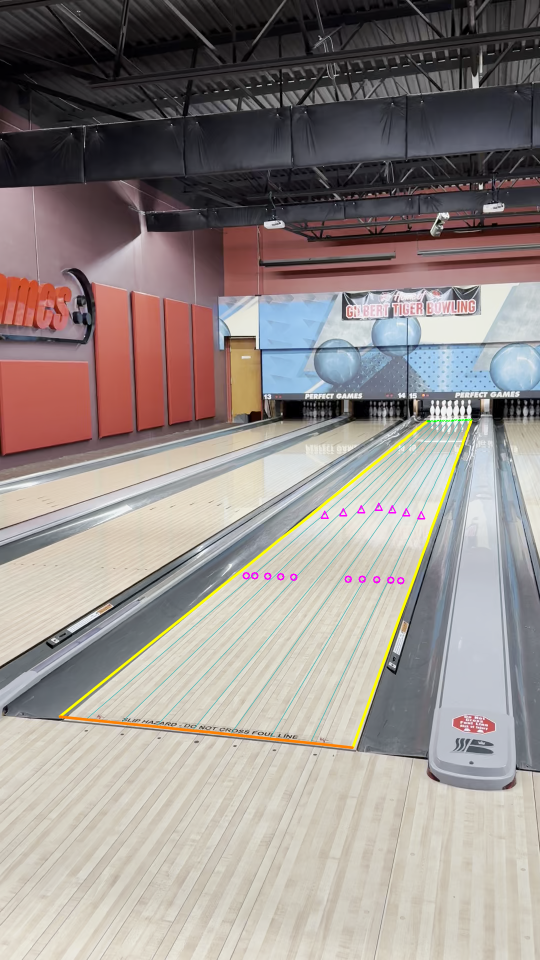
#> input picture experiments/calibration_v11/overlays/IMG_5105_overlay.png, 1080 x 1920 px (shown at 1/2 size)
$ python -i lanefit.py   (imports and definitions only)   (older library calls are emulated)
#> lines starting #> are read from the running program, lines starting #| are printed output that depends on the picture
"""Feature-based lane calibration proposal (experiment 1b).

Pipeline on one frame, all at half resolution except the final numbers:

1. Vanishing point. LSD segments below the masking unit, RANSAC for the point
   most long steep segments point at (every lane edge, gutter, capping and
   board seam in the house is parallel, so they share it).
2. Lane strip. Resample the image so lines through the vanishing point become
   columns (u = dx / dy around the VP). In that view every lane is a vertical
   bright strip with dark gutters either side. The subject lane is the widest
   bright strip, which is the lane the phone stands behind. Its edges are the
   strongest signed column gradients near the strip ends.
3. Foul line. A dark painted line running from one lane edge to the other:
   grid search over its two end heights for the line whose median black-hat
   response across the lane is largest.
4. Depth and cross-lane foreshortening. With both edges and the foul line
   fixed, two parameters remain (depth scale e and the cross-lane term g).
   Scored by the arrow V (seven dark marks at boards 5..35, centre at 15 ft,
   0.5 ft nearer per arrow outward) and, separately, by the pin deck (the
   head pin spot at 60 ft and the visible pins as bright blobs).
5. The lane model is fit to all features at once: the edges and foul line
   are kept, (g, e) is chosen by the arrow score, and the pin score is used
   only to break ties and to report whether it agrees.

Returns the four app corners in display pixels plus a feature report.
"""
import cv2
import numpy as np

ARROW_BOARDS = np.array([5, 10, 15, 20, 25, 30, 35], float)
# (board, feet) of the ten pin spots: 12 in apart in a row (11.28 boards),
# rows 10.39 in deep, each row offset half a spacing
PIN_SPOTS = []
# [3 lines not run here, left out]
PIN_SPOTS = np.array(PIN_SPOTS)


def t_of_board(b):
    return (b - 0.5) / 39.0


def arrow_lane_points(apex=15.0, step=0.5):
    f = apex - np.abs(ARROW_BOARDS - 20) / 5 * step
    return np.c_[t_of_board(ARROW_BOARDS), f]


# ------------------------------------------------------------- primitives

def segments(gray):
    lsd = cv2.createLineSegmentDetector(cv2.LSD_REFINE_STD)
    lines = lsd.detect(gray)[0]
    return np.zeros((0, 4)) if lines is None else lines[:, 0, :].astype(float)


def vanishing_point(segs, h, w, iters=3000, tol_deg=1.0, seed=0):
    """RANSAC over pairs of steep segments; score = total length of segments
    whose direction points at the candidate within tol."""
    x1, y1, x2, y2 = segs.T
    dx, dy = x2 - x1, y2 - y1
    length = np.hypot(dx, dy)
    ang = np.degrees(np.arctan2(np.abs(dy), np.abs(dx)))
    mid_y = (y1 + y2) / 2
    keep = (length > 0.03 * h) & (ang > 12) & (ang < 88) & (mid_y > 0.35 * h)
    s = segs[keep]
    L = length[keep]
    if len(s) < 4:
        return None, keep
    # homogeneous lines
    p1 = np.c_[s[:, :2], np.ones(len(s))]
    p2 = np.c_[s[:, 2:], np.ones(len(s))]
    lines = np.cross(p1, p2)
    mids = (s[:, :2] + s[:, 2:]) / 2
    dirs = (s[:, 2:] - s[:, :2]) / np.linalg.norm(s[:, 2:] - s[:, :2], axis=1, keepdims=True)
    rng = np.random.default_rng(seed)
    prob = L / L.sum()
    best, best_score = None, -1
    cos_tol = np.cos(np.radians(tol_deg))
    for _ in range(iters):
        i, j = rng.choice(len(s), 2, replace=False, p=prob)
        v = np.cross(lines[i], lines[j])
        if abs(v[2]) < 1e-9:
            continue
        v = v[:2] / v[2]
        if not (-2 * w < v[0] < 3 * w and -h < v[1] < 0.6 * h):
            continue
        to = v - mids
        to /= np.linalg.norm(to, axis=1, keepdims=True) + 1e-9
        c = np.abs((to * dirs).sum(1))
        score = L[c > cos_tol].sum()
        if score > best_score:
            best, best_score = v, score
    if best is None:
        return None, keep
    # least-squares refine on inliers: minimise distance of VP to inlier lines
    for _ in range(3):
        to = best - mids
        to /= np.linalg.norm(to, axis=1, keepdims=True) + 1e-9
        inl = np.abs((to * dirs).sum(1)) > cos_tol
        ln = lines[inl] / np.linalg.norm(lines[inl][:, :2], axis=1, keepdims=True)
        wts = L[inl]
        A = ln[:, :2] * wts[:, None]
        b = -ln[:, 2] * wts
        best = np.linalg.lstsq(A, b, rcond=None)[0]
    return best, keep


class VPView:
    """Resampling where every line through the vanishing point is a column:
    column = u (dx/dy around the VP), row = image y."""

    def __init__(self, vp, h, w, n_cols=1400, y0_frac=0.12, u_frac=0.3):
        self.vp = vp
        self.h, self.w = h, w
        y0 = vp[1] + y0_frac * (h - vp[1])
        yu = vp[1] + u_frac * (h - vp[1])
        us = [(0 - vp[0]) / (yu - vp[1]), (w - vp[0]) / (yu - vp[1]),
              (0 - vp[0]) / (h - vp[1]), (w - vp[0]) / (h - vp[1])]
        self.umin, self.umax = min(us), max(us)
        self.us = np.linspace(self.umin, self.umax, n_cols)
        self.ys = np.arange(int(np.ceil(y0)), h)

    def sample(self, img):
        U, Y = np.meshgrid(self.us, self.ys)
        X = self.vp[0] + U * (Y - self.vp[1])
        return cv2.remap(img, X.astype(np.float32), Y.astype(np.float32), cv2.INTER_LINEAR,
                         borderMode=cv2.BORDER_CONSTANT, borderValue=-1 if img.dtype == np.float32 else 0)

    def col_to_u(self, c):
        return self.umin + c * (self.umax - self.umin) / (len(self.us) - 1)


def edge_line(vp, u):
    """Image line x = vp.x + u (y - vp.y) through the VP, as (point, direction)."""
    return vp, np.array([u, 1.0])


def x_on(vp, u, y):
    return vp[0] + u * (y - vp[1])


# ------------------------------------------------------------- lane strip

def find_lane_strip(gray, vp, report):
    h, w = gray.shape
    view = VPView(vp, h, w)
    g = gray.astype(np.float32)
    valid = view.sample(np.ones_like(g, np.float32) * 1.0)
    P = view.sample(g)
    # band of rows where the lanes are seen at mid distance: 12% to 45% of the
    # way from the VP down to the bottom of the frame
    Ys = view.ys - vp[1]
    band = (Ys > 0.10 * (h - vp[1])) & (Ys < 0.45 * (h - vp[1]))
    Pb = np.where(valid[band] > 0.99, P[band], np.nan)
    cover = np.mean(~np.isnan(Pb), axis=0)
    prof = np.nanmedian(np.where(cover[None, :] > 0.3, Pb, np.nan), axis=0)
    prof = np.where(cover > 0.3, prof, np.nan)
    # bright runs = lanes; threshold between the dark gutters and the wood
    v = prof[~np.isnan(prof)]
    if len(v) < 50:
        return None
    thr = 0.5 * (np.percentile(v, 15) + np.percentile(v, 85))
    bright = np.nan_to_num(prof, nan=0) > thr
    runs, start = [], None
    for i, b in enumerate(np.r_[bright, False]):
        if b and start is None:
            start = i
        elif not b and start is not None:
            runs.append((start, i - 1))
            start = None
    if not runs:
        return None
    # In u every lane has the same width (u is lateral ground position over
    # camera height), so width can't pick the lane. The subject lane is the
    # one the phone stands behind: the bright strip covering the most image
    # area below the VP (nearer lanes reach the bottom of the frame).
    du = (view.umax - view.umin) / (len(view.us) - 1)
    wmax = max(r[1] - r[0] for r in runs)
    cand = [r for r in runs if r[1] - r[0] >= 0.5 * wmax]
    area_map = (valid > 0.99) * (view.ys - vp[1])[:, None]
    lo, hi = max(cand, key=lambda r: float(area_map[:, r[0]:r[1] + 1].sum()))
    report["strip_candidates"] = len(cand)
    # signed column gradient summed over the band (lane edge = strongest
    # dark->bright on the left side, bright->dark on the right)
    Pg = np.where(valid > 0.99, P, np.nan)
    gx = np.diff(Pg[band], axis=1)
    colg = np.nanmean(gx, axis=0)
    win = max(4, int(0.15 * (hi - lo)))
    l0, l1 = max(0, lo - win), min(len(colg) - 1, lo + win)
    r0, r1 = max(0, hi - win), min(len(colg) - 1, hi + win)
    li = l0 + int(np.nanargmax(colg[l0:l1 + 1]))
    ri = r0 + int(np.nanargmin(colg[r0:r1 + 1]))
    u_left = view.umin + (li + 0.5) * du
    u_right = view.umin + (ri + 0.5) * du
    report["strip_runs"] = len(runs)
    report["strip_width_cols"] = int(hi - lo)
    return u_left, u_right, view, P, prof


def refine_edge(gray_f, vp, u, sign, y_lo, y_hi, half_px=10):
    """Fit the lane edge as an unconstrained image line: on every row between
    y_lo and y_hi find the strongest signed horizontal gradient within
    half_px of the VP line, then a robust line fit x = a y + b."""
    gx = cv2.Sobel(gray_f, cv2.CV_32F, 1, 0, ksize=3)
    pts = []
    for y in range(int(y_lo), int(y_hi), 2):
        xc = x_on(vp, u, y)
        x0, x1 = int(xc - half_px), int(xc + half_px)
        if x0 < 1 or x1 >= gray_f.shape[1] - 1:
            continue
        seg = sign * gx[y, x0:x1 + 1]
        k = int(np.argmax(seg))
        if seg[k] <= 0:
            continue
        pts.append((x0 + k, y, seg[k]))
    if len(pts) < 10:
        return None
    pts = np.array(pts)
    a, b = np.polyfit(pts[:, 1], pts[:, 0], 1)
    for _ in range(3):
        r = pts[:, 0] - (a * pts[:, 1] + b)
        mad = np.median(np.abs(r)) + 0.5
        k = np.abs(r) < 2.5 * mad
        a, b = np.polyfit(pts[k, 1], pts[k, 0], 1, w=np.sqrt(pts[k, 2]))
    return a, b


# ------------------------------------------------------------- foul line

def find_foul_line(gray_f, left, right, vp, report):
    """left/right: (a, b) with x = a y + b. Search the two end heights."""
    h, w = gray_f.shape
    k = max(5, int(round(0.012 * h)) | 1)
    bh = cv2.morphologyEx(gray_f, cv2.MORPH_BLACKHAT, cv2.getStructuringElement(cv2.MORPH_RECT, (1, k)))
    bh = cv2.GaussianBlur(bh, (3, 3), 0)
    y_lo = vp[1] + 0.25 * (h - vp[1])
    ys = np.arange(int(y_lo), h - 2, 2)
    n = 48
    s = np.linspace(0.06, 0.94, n)
    best = (-1, None)
    # coarse grid on both ends
    xl = left[0] * ys + left[1]
    xr = right[0] * ys + right[1]
    for i, yl in enumerate(ys):
        if not (0 <= xl[i] < w):
            pass
        yr = ys
        X = xl[i] + (xr - xl[i])[:, None] * s[None, :]
        Y = yl + (yr - yl)[:, None] * s[None, :]
        ok = (X >= 0) & (X < w - 1) & (Y >= 0) & (Y < h - 1)
        vals = cv2.remap(bh, X.astype(np.float32), Y.astype(np.float32), cv2.INTER_LINEAR)
        vals = np.where(ok, vals, np.nan)
        frac = ok.mean(1)
        med = np.nanpercentile(vals, 30, axis=1)
        med = np.where(frac > 0.6, med, -1)
        # a foul line is nearly perpendicular to the lane: reject end
        # heights that differ by more than the lane's own width
        width = np.abs(xr - xl[i])
        med = np.where(np.abs(yr - yl) < 0.5 * width, med, -1)
        j = int(np.argmax(med))
        if med[j] > best[0]:
            best = (med[j], (yl, ys[j]))
    if best[1] is None:
        return None
    yl, yr = best[1]
    # fine search +-4 px
    fine = (-1, None)
    for dl in np.arange(-4, 4.5, 0.5):
        for dr in np.arange(-4, 4.5, 0.5):
            a, b = yl + dl, yr + dr
            xa, xb = left[0] * a + left[1], right[0] * b + right[1]
            X = xa + (xb - xa) * s
            Y = a + (b - a) * s
            v = cv2.remap(bh, X.astype(np.float32)[None], Y.astype(np.float32)[None], cv2.INTER_LINEAR)[0]
            m = np.percentile(v, 30)
            if m > fine[0]:
                fine = (m, (a, b))
    report["foul_score"] = float(fine[0])
    report["foul_contrast"] = float(fine[0] / (np.median(bh) + 1e-3))
    return fine[1]


# ------------------------------------------------------------- lane model

def base_homography(left, right, foul):
    """Lane->image homography with t=0 on the right edge, t=1 on the left,
    feet 0 on the foul line, and the lane direction at the VP. The far points
    are placed on the edges at an arbitrary row, so depth scale (e) and the
    cross-lane term (g) are left free: H = H0 @ L(g, e)."""
    yl, yr = foul
    nl = np.array([left[0] * yl + left[1], yl])
    nr = np.array([right[0] * yr + right[1], yr])
    # far points: where the edges reach 40% of the way to their intersection
    a1, b1 = left
    a2, b2 = right
    yv = (b2 - b1) / (a1 - a2)
    yfl = yl + 0.6 * (yv - yl)
    yfr = yr + 0.6 * (yv - yr)
    fl = np.array([a1 * yfl + b1, yfl])
    fr = np.array([a2 * yfr + b2, yfr])
    src = np.float32([(0, 0), (1, 0), (1, 1), (0, 1)])
    dst = np.float32([nr, nl, fl, fr])
    return cv2.getPerspectiveTransform(src, dst).astype(float)


# [4 lines left out: function L_of, not called in this run]


def proj(H, pts):
    p = np.c_[pts, np.ones(len(pts))] @ H.T
    return p[:, :2] / p[:, 2:3]


def _maps(gray_f, scale_px):
    """Black-hat (dark marks: arrows) and top-hat (bright pins) images at
    full resolution; scale_px ~ image height / 1000."""
    ka = max(5, int(round(7 * scale_px)) | 1)
    bh = cv2.morphologyEx(gray_f, cv2.MORPH_BLACKHAT,
                          cv2.getStructuringElement(cv2.MORPH_ELLIPSE, (ka, ka)))
    bh = cv2.GaussianBlur(bh, (3, 3), 0)
    kp = max(9, int(round(25 * scale_px)) | 1)
    th = cv2.morphologyEx(gray_f, cv2.MORPH_TOPHAT,
                          cv2.getStructuringElement(cv2.MORPH_RECT, (kp, 1)))
    th = cv2.GaussianBlur(th, (3, 3), 0)
    return bh, th


def _sample_many(img, pts):
    """pts (..., 2) -> values (...), zero outside the image."""
    h, w = img.shape
    flat = np.nan_to_num(pts.reshape(-1, 2), nan=-10.0, posinf=-10.0, neginf=-10.0)
    ok = (flat[:, 0] >= 0) & (flat[:, 0] < w - 1) & (flat[:, 1] >= 0) & (flat[:, 1] < h - 1)
    x = np.clip(flat[:, 0], 0, w - 1.001)
    y = np.clip(flat[:, 1], 0, h - 1.001)
    x0, y0 = x.astype(int), y.astype(int)
    fx, fy = x - x0, y - y0
    v = (img[y0, x0] * (1 - fx) * (1 - fy) + img[y0, x0 + 1] * fx * (1 - fy)
         + img[y0 + 1, x0] * (1 - fx) * fy + img[y0 + 1, x0 + 1] * fx * fy)
    return np.where(ok, v, 0.0).reshape(pts.shape[:-1])


def _proj_many(Hs, lane):
    p = np.einsum("...ij,nj->...ni", Hs, np.c_[lane, np.ones(len(lane))])
    return p[..., :2] / p[..., 2:3]


def fit_depth(gray_full, H0_full, report):
    """Grid search of the two free parameters (g, e) against the arrow marks
    and the pin deck, separately and jointly. H0_full maps lane -> full-res px."""
    h, w = gray_full.shape
    bh, th = _maps(gray_full, h / 1000.0)
    gs = np.linspace(-0.6, 1.5, 106)
    es = np.exp(np.linspace(np.log(0.002), np.log(0.08), 300))
    G, E = np.meshgrid(gs, es, indexing="ij")
    Ls = np.zeros(G.shape + (3, 3))
    Ls[..., 0, 0] = 1 + G
    Ls[..., 1, 1] = E
    Ls[..., 2, 0] = G
    Ls[..., 2, 2] = 1
    Hs = np.einsum("ij,abjk->abik", H0_full, Ls)

    # arrows: all seven dark, the gaps between them not (drop the weakest
    # arrow so one worn or occluded mark doesn't sink the score)
    arrows = arrow_lane_points()
    ctrl = np.c_[t_of_board(ARROW_BOARDS[:-1] + 2.5), arrows[:-1, 1]]
    va = _sample_many(bh, _proj_many(Hs, arrows))
    vc = _sample_many(bh, _proj_many(Hs, ctrl))
    A = np.sort(va, axis=-1)[..., 1:].mean(-1) - vc.mean(-1)

    # pins: bright bodies standing on the ten spots; sample 3 to 12 boards'
    # worth of pixels up the image from each spot
    pins = np.c_[t_of_board(PIN_SPOTS[:, 0]), PIN_SPOTS[:, 1]]
    pp = _proj_many(Hs, pins)
    bpx = np.linalg.norm(_proj_many(Hs, pins + np.array([1 / 39.0, 0])) - pp, axis=-1, keepdims=True)
    vals = [_sample_many(th, pp - np.concatenate([np.zeros_like(bpx), k * bpx], -1)) for k in (3, 6, 9, 12)]
    Pn = np.mean(vals, axis=0).mean(-1)

    # [4 lines left out: function z, not called in this run]

    J = z(A) + z(Pn)
    out = {}
    for name, S in (("arrows", A), ("pins", Pn), ("joint", J)):
        i, j = np.unravel_index(np.argmax(S), S.shape)
        out[name] = (float(gs[i]), float(es[j]), float(S[i, j]))
    report["arrow_z"] = float(z(A).max())
    report["pin_z"] = float(z(Pn).max())
    scales = (np.median(np.abs(A - np.median(A))) + 1e-6, np.median(np.abs(Pn - np.median(Pn))) + 1e-6)
    return out, (bh, th, scales)


# [54 lines left out: functions _quads_to_H, refine_far, not called in this run]


# ------------------------------------------------------------- driver

def detect(frame_bgr, scale=0.5, mode="joint"):
    """Propose the four app corners for one display frame. mode picks what
    fixes depth and cross-lane skew: 'arrows', 'pins', 'joint', or 'all'
    (a dict of all three)."""
    report = {}
    small = cv2.resize(frame_bgr, None, fx=scale, fy=scale, interpolation=cv2.INTER_AREA)
    gray = cv2.cvtColor(small, cv2.COLOR_BGR2GRAY)
    h, w = gray.shape
    vp, _ = vanishing_point(segments(gray), h, w)
    if vp is None:
        return None, {"fail": "vp"}
    report["vp"] = (vp / scale).tolist()
    strip = find_lane_strip(gray, vp, report)
    if strip is None:
        return None, {**report, "fail": "strip"}
    u_left, u_right = strip[:2]
    gf = gray.astype(np.float32)
    y_lo = vp[1] + 0.12 * (h - vp[1])
    left = refine_edge(gf, vp, u_left, +1, y_lo, h - 1) or (u_left, vp[0] - u_left * vp[1])
    right = refine_edge(gf, vp, u_right, -1, y_lo, h - 1) or (u_right, vp[0] - u_right * vp[1])
    report["edge_left"], report["edge_right"] = list(left), list(right)
    foul = find_foul_line(gf, left, right, vp, report)
    if foul is None:
        return None, {**report, "fail": "foul"}
    H0f = np.diag([1 / scale, 1 / scale, 1]) @ base_homography(left, right, foul)
    gray_full = cv2.cvtColor(frame_bgr, cv2.COLOR_BGR2GRAY).astype(np.float32)
    res, maps = fit_depth(gray_full, H0f, report)
    lane = np.array([(0, 0), (1, 0), (1, 60), (0, 60)], float)
    g, e, _ = res["joint"]
    refined = refine_far(proj(H0f @ L_of(g, e), lane), maps, report)
    out = {}
    for name, (g, e, _) in list(res.items()) + [("refined", (None, None, None))]:
        Hf = (cv2.getPerspectiveTransform(lane.astype(np.float32), refined.astype(np.float32)).astype(float)
              if name == "refined" else H0f @ L_of(g, e))
        out[name] = (proj(Hf, lane), {
            "g": g, "e": e,
            "arrows_px": proj(Hf, arrow_lane_points()).tolist(),
            "headpin_px": proj(Hf, np.array([[0.5, 60.0]]))[0].tolist(),
            "foul_px": proj(Hf, np.array([[0, 0], [1, 0]], float)).tolist()})
    if mode == "all":
        return out, report
    corners, extra = out[mode]
    report.update(extra)
    return corners, report

>>> import cv2
>>> picture = cv2.imread('../calibration_v11/overlays/IMG_5105_overlay.png')
#> picture is the input picture: shape (1920, 1080, 3); mean B, G, R 138, 141.8, 150.5
>>> result = detect(picture)
#> in detect, `small = cv2.resize(frame_bgr, None, fx=scale, fy=scale, interpolation=..`:
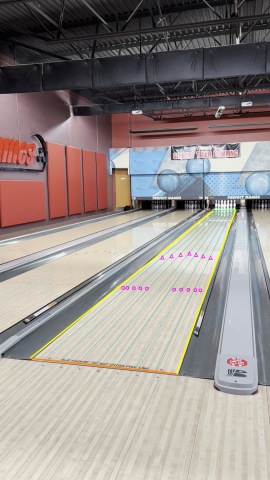
#> small: shape (960, 540, 3) (shown at 1/2 size); mean B, G, R 138.2, 141.9, 150.6
#> in detect, `gray = cv2.cvtColor(small, cv2.COLOR_BGR2GRAY)`:
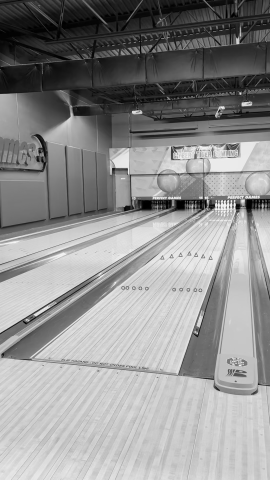
#> gray: shape (960, 540) (shown at 1/2 size); min 0, max 252, mean 144.1
#> in segments, `lines = lsd.detect(gray)[0]`: lines = 1378 rows, first 6: [470.5, 418.1, 470.7, 400.6], [478.2, 86.92, 477.7, 73.14], [412.7, 399.4, 412.7, 413.1], [463.8, 414.4, 463.7, 400.6], [273.2, 220.1, 265.4, 221.1], [396.3, 663, 407.9, 624.3]
#> in vanishing_point, `x1, y1, x2, y2 = segs.T`: x1 = 1378 values, max 538.8 at index 623, min 0.221 at index 112, mean 290.5; y1 = 1378 values, max 958.4 at index 768, min -0.553 at index 212, mean 381.5; x2 = 1378 values, max 538.8 at index 117, min 0.0819 at index 76, mean 289.6; y2 = 1378 values, max 958.4 at index 1001, min -0.542 at index 472, mean 382.6
#> in vanishing_point, `dx, dy = x2 - x1, y2 - y1`: dx = 1378 values, max 390 at index 881, min -314.1 at index 238, mean -0.893; dy = 1378 values, max 211.8 at index 912, min -217.5 at index 448, mean 1.06
#> in vanishing_point, `length = np.hypot(dx, dy)`: length = 1378 values, max 392.7 at index 881, min 1.25 at index 71, mean 32.02
#> in vanishing_point, `ang = np.degrees(np.arctan2(np.abs(dy), np.abs(dx)))`: ang = 1378 values, max 90 at index 71, min 0.0257 at index 110, mean 44.99
#> in vanishing_point, `mid_y = (y1 + y2) / 2`: mid_y = 1378 values, max 953.2 at index 1147, min 1.91 at index 934, mean 382.1
#> in vanishing_point, `s = segs[keep]`: s = 248 rows, first 6: [396.3, 663, 407.9, 624.3], [71.89, 631.9, 102.7, 612.4], [1.4, 664.4, 270.6, 498.1], [107.3, 602.6, 67.41, 627.7], [354.8, 747.8, 415.7, 572.7], [408.3, 418.4, 276.9, 503.7]
#> in vanishing_point, `L = length[keep]`: L = 248 values, max 331.3 at index 39, min 28.86 at index 237, mean 78.62
#> in vanishing_point, `p1 = np.c_[s[:, :2], np.ones(len(s))]`: p1 = 248 rows, first 8: [396.3, 663, 1], [71.89, 631.9, 1], [1.4, 664.4, 1], [107.3, 602.6, 1], [354.8, 747.8, 1], [408.3, 418.4, 1], [430.3, 414, 1], [268, 417.6, 1]
#> in vanishing_point, `p2 = np.c_[s[:, 2:], np.ones(len(s))]`: p2 = 248 rows, first 8: [407.9, 624.3, 1], [102.7, 612.4, 1], [270.6, 498.1, 1], [67.41, 627.7, 1], [415.7, 572.7, 1], [276.9, 503.7, 1], [401.5, 436.7, 1], [0.316, 480.6, 1]
#> in vanishing_point, `lines = np.cross(p1, p2)`: lines = 248 rows, first 8: [38.64, 11.63, -23021.6], [19.47, 30.8, -20860.3], [166.3, 269.2, -179089.8], [-25.12, -39.93, 26756.1], [175.1, 60.86, -107653.3], [-85.37, -131.4, 89820.4], [-22.72, -28.84, 21717.9], [-62.93, -267.7, 128662.4]
#> in vanishing_point, `mids = (s[:, :2] + s[:, 2:]) / 2`: mids = 248 pairs, first value 14.17 to 535.8, second value 359.4 to 940.6
#> in vanishing_point, `dirs = (s[:, 2:] - s[:, :2]) / np.linalg.norm(s[:, 2:] - s[:, :2], axi..`: dirs = 248 pairs, first value -0.978 to 0.973, second value -0.999 to 0.999
#> in vanishing_point, `prob = L / L.sum()`: prob = 248 values, max 0.017 at index 39, min 0.00148 at index 237, mean 0.00403
#> the loop in vanishing_point, `for _ in range(iters):` made 3000 passes
#> (i, j, score, best, best_score) on passes 1, 6, 11, 19, 83, 127, 132, 1562: (128, 49, 12295.9, [493.7, 356.3], 12295.9), (174, 1, 15706.1, [485.5, 370.5], 15706.1), (4, 22, 15817.1, [488.1, 364.4], 15817.1), (96, 198, 16420.9, [490.2, 368.2], 16420.9), (160, 57, 16534.8, [488.8, 365.6], 16534.8), (162, 96, 16743.6, [488.9, 369.2], 16743.6), (39, 69, 16868.8, [489.1, 366.4], 16868.8), (228, 20, 16889.9, [489.2, 366.4], 16889.9)
#> after the loop in vanishing_point, `for _ in range(iters):`: best_score = 16920.3
#> the loop in vanishing_point, `for _ in range(3):` made 3 passes
#> best on passes 1 to 3: [487.6, 366], [487.5, 365.9], [487.4, 365.9]
#> in detect, `vp, _ = vanishing_point(segments(gray), h, w)`: vp = [487.4, 365.9]
#> in __init__, `y0 = vp[1] + y0_frac * (h - vp[1])`: y0 = 437.2
#> in __init__, `yu = vp[1] + u_frac * (h - vp[1])`: yu = 544.1
#> in __init__, `us = [(0 - vp[0]) / (yu - vp[1]), (w - vp[0]) / (yu - vp[1]), (0 - vp[..`: us = [-2.73, 0.295, -0.82, 0.0885]
#> in __init__, `self.umin, self.umax = min(us), max(us)`: self.umin = -2.73; self.umax = 0.295
#> in sample, `X = self.vp[0] + U * (Y - self.vp[1])`:
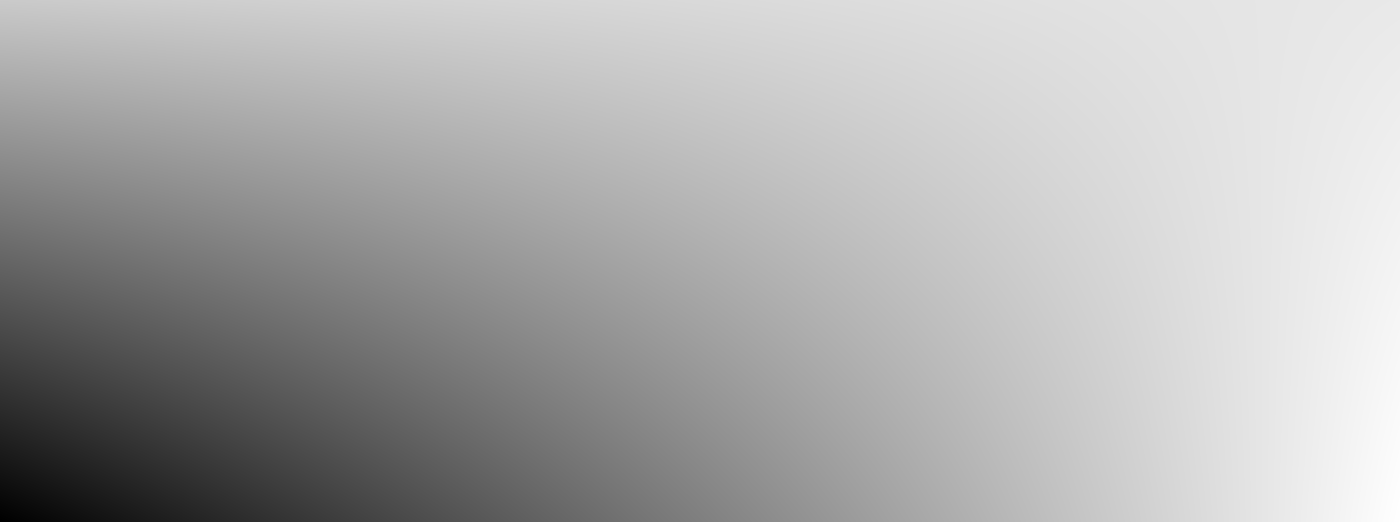
#> X: shape (522, 1400) float64; min -1134.6, max 662.3, mean 81.7; drawn with min black and max white
#> (the rest of the program and of its run is left out)
